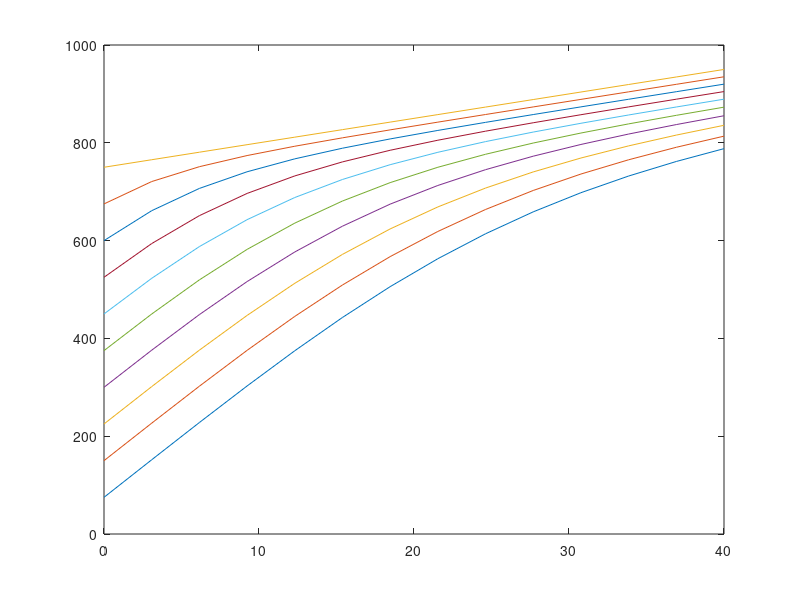

MATLAB code to generate this figure:
clear

d = 75; % Distans mellan fordon för att sakta ner
vmax = 25; % Högsta tillåtna hastighet
v = 5; % Hastigheten för första bilen

t0 = 0; % starttid
tend = 40; % sluttidt0
N = 13; % antal steg
h = (tend-t0)/N; % steglängd
M = 10; % antal bilar
t = t0:h:tend; %

x = zeros(N, M);

% x0 = zeros(1,M);
% x(1, :) = x0;

% (x0 för xi) = n*d
for n=1:M
  x(1,n) = n*d;
end

% Beräkna bil M
for n=1:N
  x(n+1,M) = x(n,M) + h*v; % Eulers metod
end

%Beräkna bil N
f = @(t,x) (5);
for n=1:N
    
  for i=1:(M-1)
    x(n+1,M-i) = (x(n,M-i) + (h/3)*min((x(n+1,M+1-i)-x(n,M-i))/(1+h/3),75)); % Eulers metod
  end
end

plot(t, x)